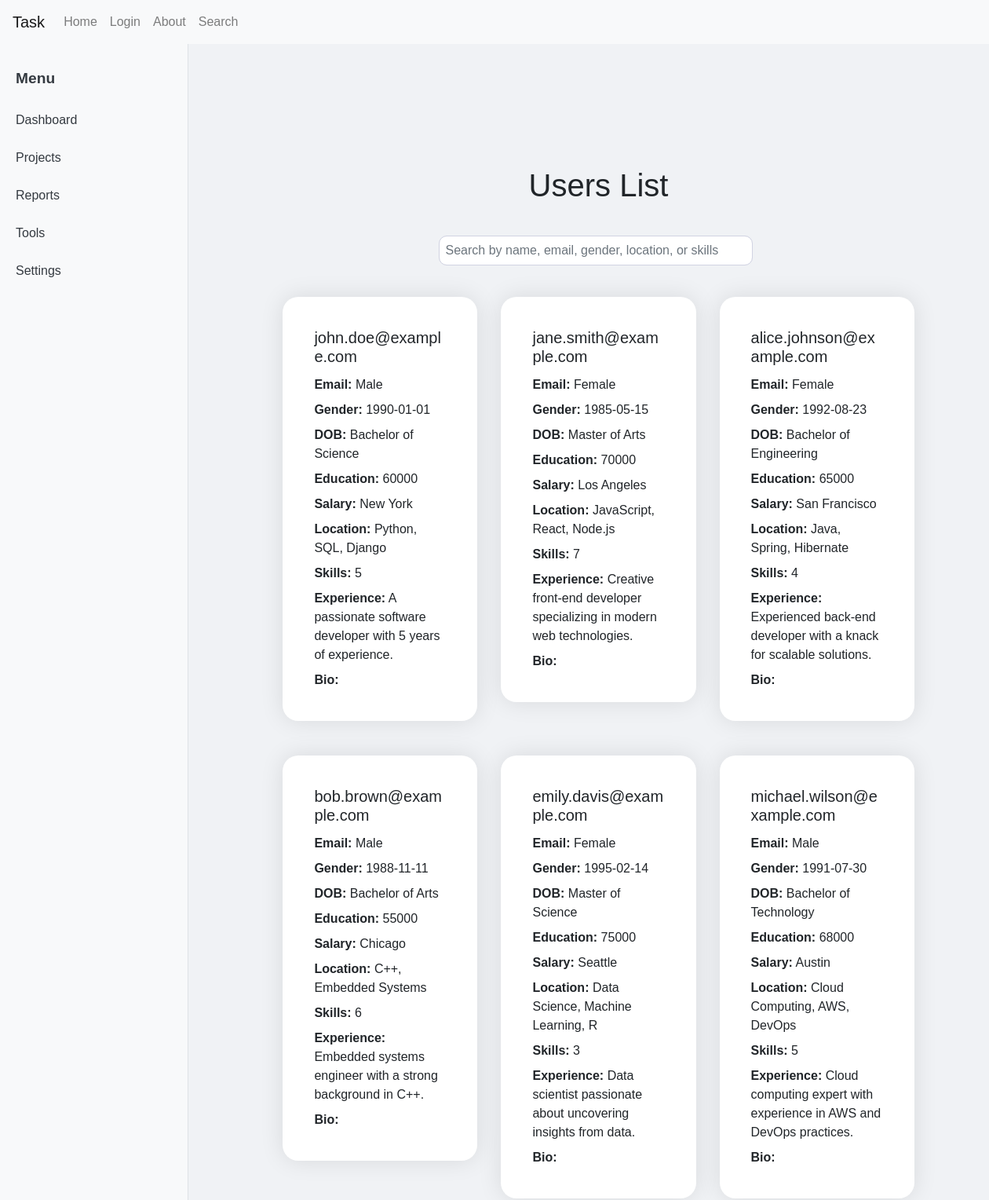
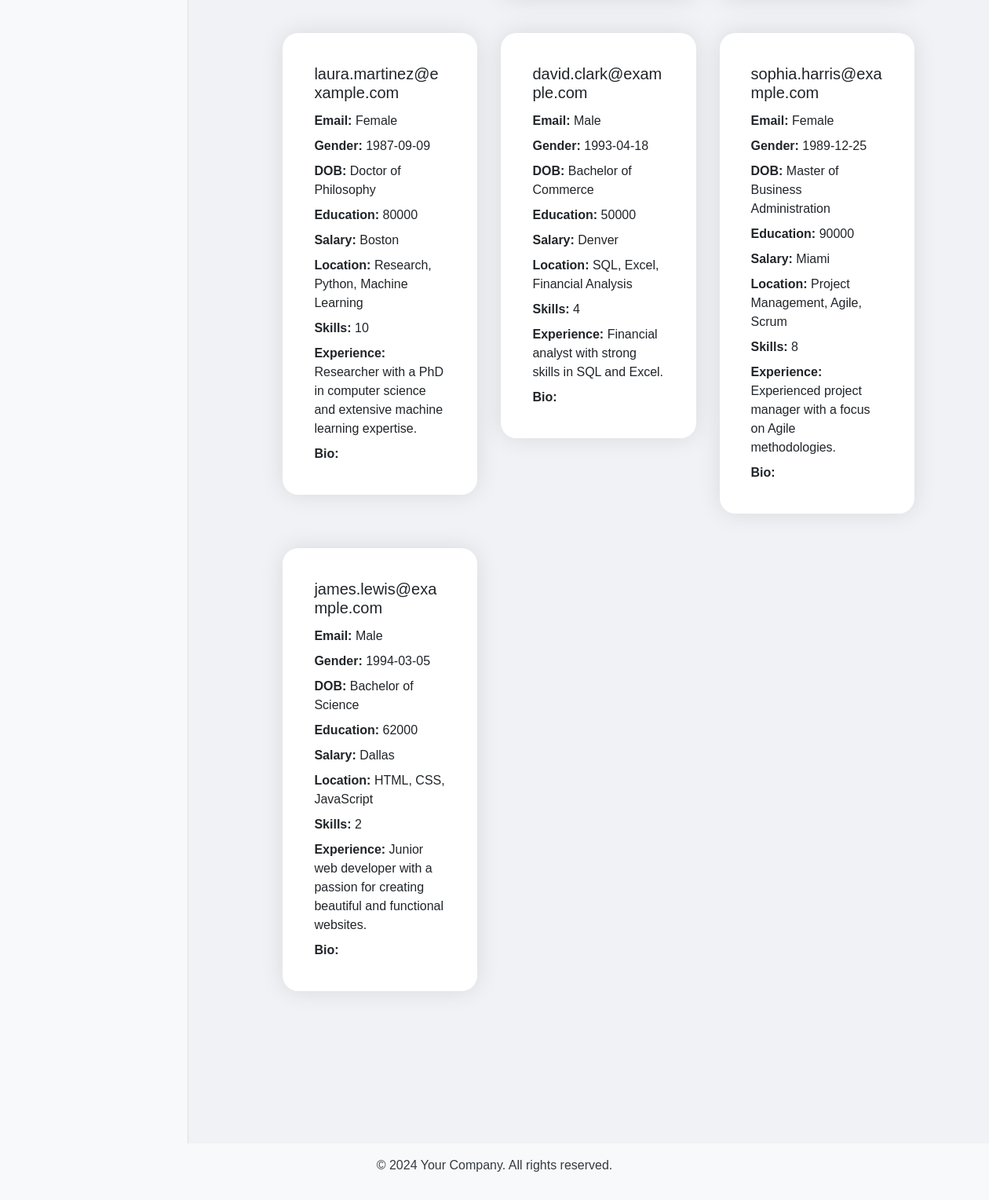
The page /search on the database as committed earlier (2 pictures, top to bottom).
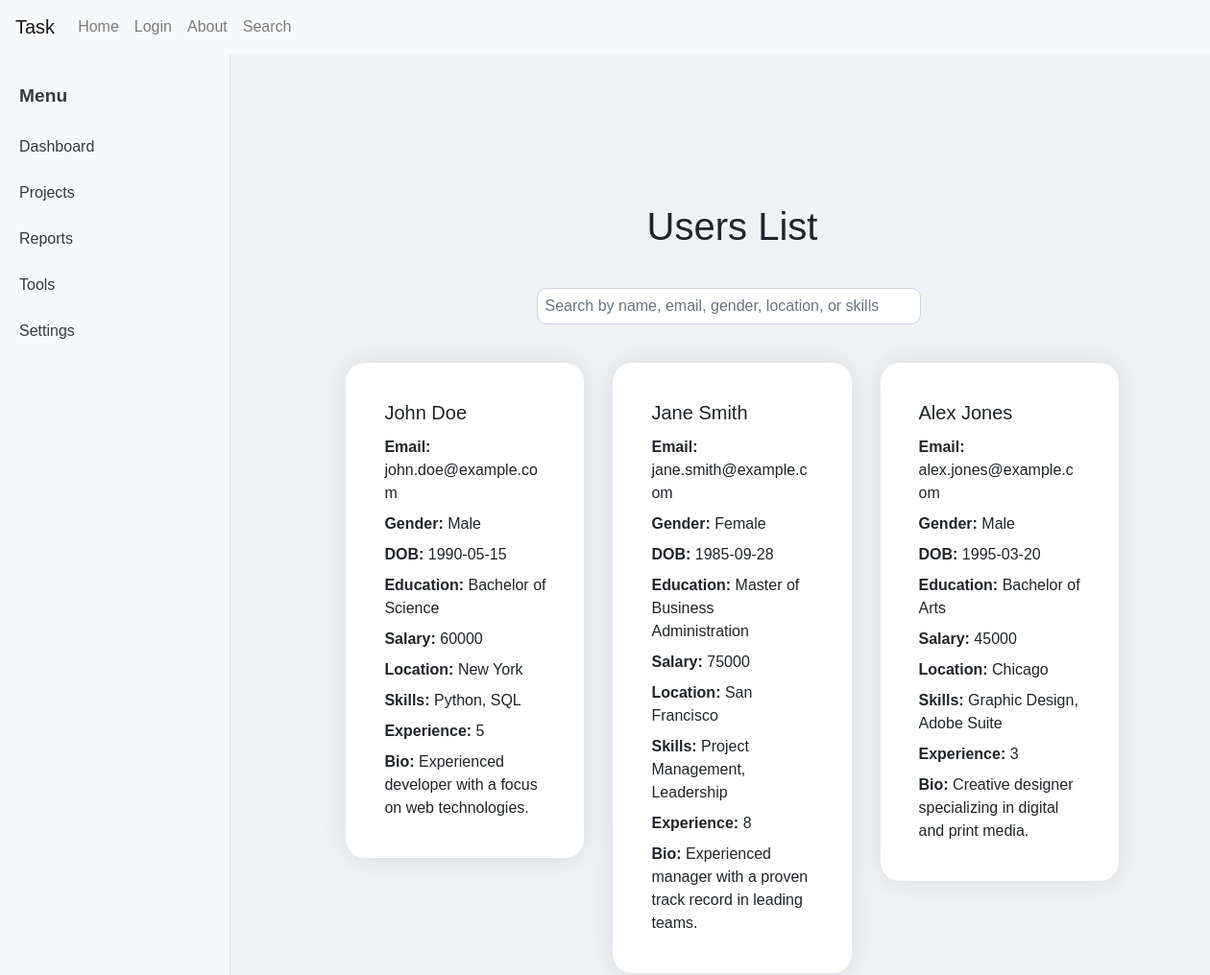
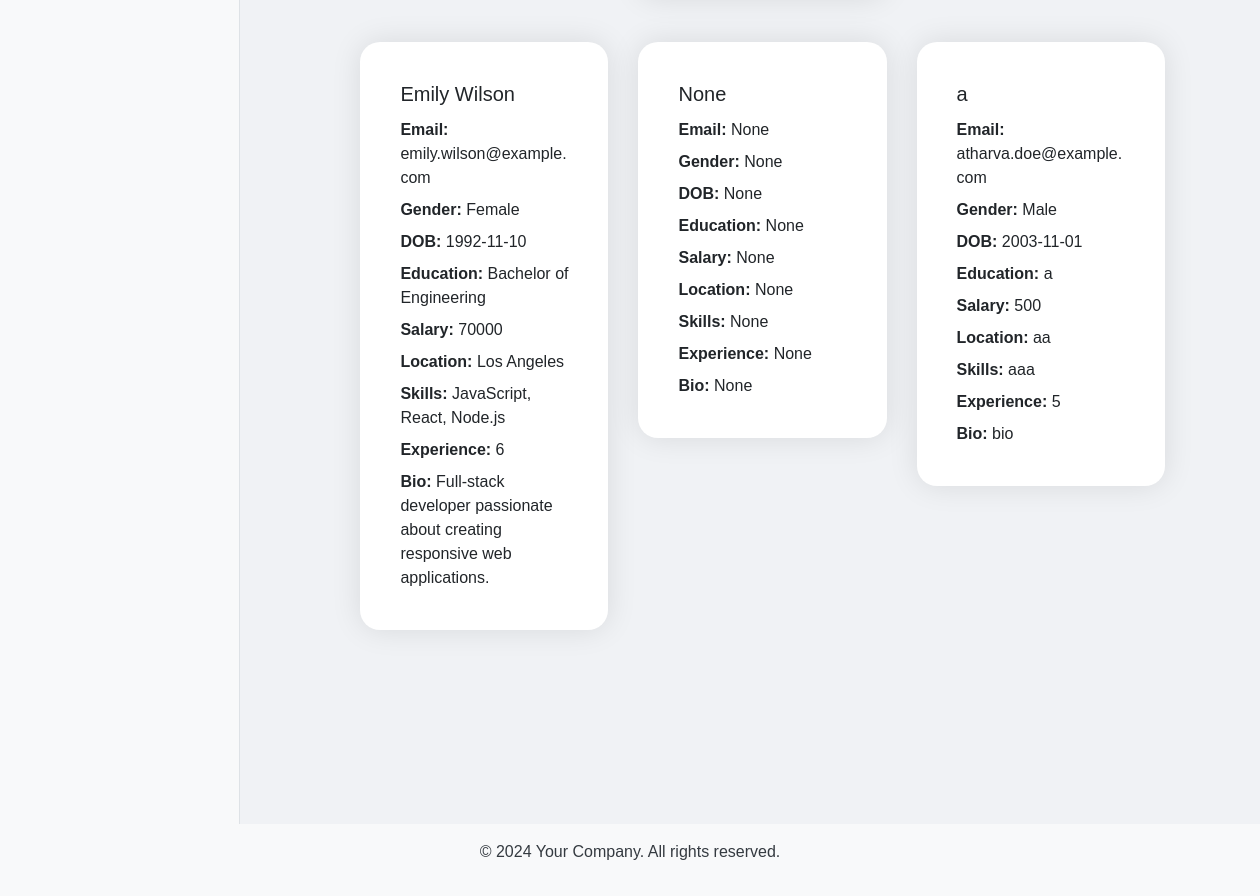
The same page on the database as committed later (2 pictures, top to bottom).
### tables this page shows
CREATE TABLE user_profile (
    id INTEGER PRIMARY KEY AUTOINCREMENT,
    username TEXT NOT NULL,
    password TEXT NOT NULL,
    name TEXT,
    email TEXT,
    gender TEXT,
    dob TEXT,
    education TEXT,
    salary INTEGER,
    location TEXT,
    skills TEXT,
    experience INTEGER,
    bio TEXT
);

### app.py (the view)
@app.route('/search')
def search_page():
    conn = sqlite3.connect(DATABASE)
    c = conn.cursor()
    c.execute('SELECT * FROM user_profile')
    profiles = c.fetchall()
    conn.close()
    return render_template('search.html', users=profiles)

### templates/search.html (shortened to what this page needs)
{% extends "layout.html" %}
{% block content %}
<main class="container mt-5">
    <div class="row justify-content-center">
        <div class="col-md-10">
            <h1 class="text-center mb-4">Users List</h1>
            <form class="form-inline mb-4 justify-content-center">
                <input type="text" class="form-control mr-2" id="search" name="search" onkeyup="filterUsers()" placeholder="Search by name, email, gender, location, or skills">
            </form>
            <div id="users-list" class="row">
                {% for user in users %}
                <div class="col-md-4 mb-4 user-card">
                    <div class="card">
                        <div class="card-body">
                            <h5 class="card-title">{{ user[3] }}</h5>
                            <p class="card-text"><strong>Email:</strong> {{ user[4] }}</p>
                            <p class="card-text"><strong>Gender:</strong> {{ user[5] }}</p>
                            <p class="card-text"><strong>DOB:</strong> {{ user[6] }}</p>
                            <p class="card-text"><strong>Education:</strong> {{ user[7] }}</p>
                            <p class="card-text"><strong>Salary:</strong> {{ user[8] }}</p>
                            <p class="card-text"><strong>Location:</strong> {{ user[9] }}</p>
                            <p class="card-text"><strong>Skills:</strong> {{ user[10] }}</p>
                            <p class="card-text"><strong>Experience:</strong> {{ user[11] }}</p>
                            <p class="card-text"><strong>Bio:</strong> {{ user[12] }}</p>
                        </div>
                    </div>
                </div>
                {% endfor %}
            </div>
        </div>
    </div>
</main>
{% endblock %}

### templates/layout.html (shortened to what this page needs)
<!DOCTYPE html>
<html lang="en">
<head>
    <link rel="stylesheet" href="https://stackpath.bootstrapcdn.com/bootstrap/4.5.2/css/bootstrap.min.css">
    <link rel="stylesheet" href="{{ url_for('static', filename='css/styles.css') }}">
</head>
<body>
    <div class="container-fluid">
        {% include 'components/header.html' %}
    </div>
    <div class="container-fluid">
        <div class="row">
            <div class="col-md-2" id="sidebar-wrapper">
                {% include 'components/sidebar.html' %}
            </div>
            <div class="col-md-10" id="page-content-wrapper">
                {% block content %}{% endblock %}
            </div>
        </div>
    </div>
    <div id="footer">
        {% include 'components/footer.html' %}
    </div>
</body>
</html>

### templates/components/header.html (shortened to what this page needs)
<header>
    <nav class="navbar navbar-expand-lg navbar-light bg-light">
        <a class="navbar-brand" href="{{ url_for('index') }}">Task</a>
        <div class="collapse navbar-collapse" id="navbarNav">
            <ul class="navbar-nav">
                <li class="nav-item">
                    <a class="nav-link" href="{{ url_for('index') }}">Home</a>
                </li>
                {% if 'email' in session %}
                <li class="nav-item">
                    <a class="nav-link" href="{{ url_for('profile') }}">Profile</a>
                </li>
                <li class="nav-item">
                    <a class="nav-link" href="{{ url_for('logout') }}">Logout</a>
                </li>
                {% else %}
                <li class="nav-item">
                    <a class="nav-link" href="{{ url_for('login') }}">Login</a>
                </li>
                {% endif %}
                <li class="nav-item">
                    <a class="nav-link" href="{{ url_for('about_page') }}">About</a>
                </li>
                <li class="nav-item">
                    <a class="nav-link" href="{{ url_for('search_page') }}">Search</a>
                </li>
            </ul>
        </div>
    </nav>
</header>

### templates/components/sidebar.html
<div class="sidebar bg-light border-right" id="sidebar-wrapper">
    <div class="sidebar-heading">Menu</div>
    <div class="list-group list-group-flush" id="sidebar_button">
        <a href="#" class="sidebar-item">Dashboard</a>
        <a href="#" class="sidebar-item">Projects</a>
        <a href="#" class="sidebar-item">Reports</a>
        <a href="#" class="sidebar-item">Tools</a>
        <a href="#" class="sidebar-item">Settings</a>
    </div>
</div>

### templates/components/footer.html (shortened to what this page needs)
<!DOCTYPE html>
<html lang="en">
<head>
    <link rel="stylesheet" href="{{ url_for('static', filename='css/styles.css') }}">
</head>
<body>
<footer class="fixed-bottom bg-light text-dark text-center py-3">
    <div class="container">
        <p>&copy; 2024 Your Company. All rights reserved.</p>
    </div>
</footer>
</body>
</html>

### static/css/styles.css (style rules this page uses)
body { font-family: Arial, sans-serif; margin: 0; padding: 0; }
.container-fluid { padding: 0; }
#footer { background-color: #f8f9fa; text-align: center; padding: 10px; }
#sidebar-wrapper { position: fixed; top: 56px; bottom: 0; left: 0; z-index: 1000; width: 15rem; background-color: #f8f9fa; padding-top: 1rem; overflow-y: auto; }
#sidebar-wrapper .sidebar-heading { padding: 0.875rem 1.25rem; font-size: 1.2rem; color: #343a40; font-weight: bold; }
#sidebar-wrapper .list-group { width: 100%; padding: 0; margin: 0; }
.sidebar-item { display: block; padding: 0.75rem 1.25rem; color: #343a40; text-decoration: none; transition: all 0.3s ease; font-weight: 500; }
#page-content-wrapper { margin-left: 15rem; padding: 20px; margin-top: 56px; overflow: auto; }
main.container { padding: 2rem; }
main.container .form-inline { justify-content: center; }
#users-list .card { margin-bottom: 20px; }
.card { border: 1px solid #dee2e6; border-radius: 0.25rem; box-shadow: 0 1px 3px rgba(0, 0, 0, 0.1); }
.card-body { padding: 1rem; }
.card-title { font-size: 1.25rem; margin-bottom: 0.75rem; }
.card-text { margin-bottom: 0.5rem; }
.user-card .card { transition: transform 0.2s; }
#search { width: 100%; max-width: 400px; padding: 0.5rem; margin: 1rem 0; font-size: 1rem; }
@media (min-width: 768px) { #sidebar-wrapper { margin-left: 0; } }
@media (min-width: 768px) { #page-content-wrapper { padding: 20px; } }
#footer { margin-top: 150px; }
body { background-color: #f0f2f5; }
.card { border: none; border-radius: 20px; box-shadow: 0 0 30px rgba(0, 0, 0, 0.1); overflow: hidden; }
.card-body { padding: 40px; }
.form-control { border-radius: 10px; padding: 8px; border: 1px solid #d1d3e2; }

Rows that differ between the two databases and show on the page:
removed user_profile: email "emily.davis@example.com", gender "Female", dob "1995-02-14", education "Master of Science", salary "75000", location "Seattle", skills "Data Science, Machine Learning, R", experience "3", bio "Data scientist passionate about uncovering insights from data."
removed user_profile: email "michael.wilson@example.com", gender "Male", dob "1991-07-30", education "Bachelor of Technology", salary "68000", location "Austin", skills "Cloud Computing, AWS, DevOps", experience "5", bio "Cloud computing expert with experience in AWS and DevOps practices."
removed user_profile: email "laura.martinez@example.com", gender "Female", dob "1987-09-09", education "Doctor of Philosophy", salary "80000", location "Boston", skills "Research, Python, Machine Learning", experience "10", bio "Researcher with a PhD in computer science and extensive machine learning expertise."
removed user_profile: email "david.clark@example.com", gender "Male", dob "1993-04-18", education "Bachelor of Commerce", salary "50000", location "Denver", skills "SQL, Excel, Financial Analysis", experience "4", bio "Financial analyst with strong skills in SQL and Excel."
changed user_profile "john.doe@example.com": name "john.doe@example.com" → "John Doe"; email "Male" → "john.doe@example.com"; gender "1990-01-01" → "Male"; dob "Bachelor of Science" → "1990-05-15"; education "60000" → "Bachelor of Science"; salary "New York" → "60000"; location "Python, SQL, Django" → "New York"; skills "5" → "Python, SQL"; experience "A passionate software developer with 5 years of experience." → "5"; bio (not shown) → "Experienced developer with a focus on web technologies."
changed user_profile "jane.smith@example.com": name "jane.smith@example.com" → "Jane Smith"; email "Female" → "jane.smith@example.com"; gender "1985-05-15" → "Female"; dob "Master of Arts" → "1985-09-28"; education "70000" → "Master of Business Administration"; salary "Los Angeles" → "75000"; location "JavaScript, React, Node.js" → "San Francisco"; skills "7" → "Project Management, Leadership"; experience "Creative front-end developer specializing in modern web technologies." → "8"; bio (not shown) → "Experienced manager with a proven track record in leading teams."
changed user_profile: name "alice.johnson@example.com" → "Alex Jones"; email "Female" → "alex.jones@example.com"; gender "1992-08-23" → "Male"; dob "Bachelor of Engineering" → "1995-03-20"; education "65000" → "Bachelor of Arts"; salary "San Francisco" → "45000"; location "Java, Spring, Hibernate" → "Chicago"; skills "4" → "Graphic Design, Adobe Suite"; experience "Experienced back-end developer with a knack for scalable solutions." → "3"; bio (not shown) → "Creative designer specializing in digital and print media."
changed user_profile: name "bob.brown@example.com" → "Emily Wilson"; email "Male" → "emily.wilson@example.com"; gender "1988-11-11" → "Female"; dob "Bachelor of Arts" → "1992-11-10"; education "55000" → "Bachelor of Engineering"; salary "Chicago" → "70000"; location "C++, Embedded Systems" → "Los Angeles"; skills "6" → "JavaScript, React, Node.js"; experience "Embedded systems engineer with a strong background in C++." → "6"; bio (not shown) → "Full-stack developer passionate about creating responsive web applications."
changed user_profile (number 5 of 6 on the later page): email "sophia.harris@example.com" → "None"; gender "Female" → "None"; dob "1989-12-25" → "None"; education "Master of Business Administration" → "None"; salary "90000" → "None"; location "Miami" → "None"; skills "Project Management, Agile, Scrum" → "None"; experience "8" → "None"; bio "Experienced project manager with a focus on Agile methodologies." → "None"; user (not shown) → "None"
changed user_profile: name "james.lewis@example.com" → "a"; email "Male" → "atharva.doe@example.com"; gender "1994-03-05" → "Male"; dob "Bachelor of Science" → "2003-11-01"; education "62000" → "a"; salary "Dallas" → "500"; location "HTML, CSS, JavaScript" → "aa"; skills "2" → "aaa"; experience "Junior web developer with a passion for creating beautiful and functional websites." → "5"; bio (not shown) → "bio"
